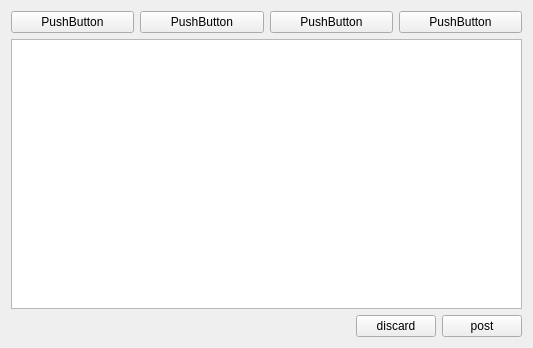
<?xml version="1.0" encoding="UTF-8"?>
<ui version="4.0">
 <class>postWindow</class>
 <widget class="QWidget" name="postWindow">
  <property name="geometry">
   <rect>
    <x>0</x>
    <y>0</y>
    <width>533</width>
    <height>348</height>
   </rect>
  </property>
  <property name="windowTitle">
   <string>Form</string>
  </property>
  <layout class="QVBoxLayout" name="verticalLayout">
   <item>
    <widget class="QWidget" name="styleBar" native="true">
     <layout class="QHBoxLayout" name="horizontalLayout_2">
      <property name="leftMargin">
       <number>0</number>
      </property>
      <property name="topMargin">
       <number>0</number>
      </property>
      <property name="rightMargin">
       <number>0</number>
      </property>
      <property name="bottomMargin">
       <number>0</number>
      </property>
      <item>
       <widget class="QPushButton" name="pushButton_6">
        <property name="text">
         <string>PushButton</string>
        </property>
       </widget>
      </item>
      <item>
       <widget class="QPushButton" name="pushButton_3">
        <property name="text">
         <string>PushButton</string>
        </property>
       </widget>
      </item>
      <item>
       <widget class="QPushButton" name="pushButton_4">
        <property name="text">
         <string>PushButton</string>
        </property>
       </widget>
      </item>
      <item>
       <widget class="QPushButton" name="pushButton_5">
        <property name="text">
         <string>PushButton</string>
        </property>
       </widget>
      </item>
     </layout>
    </widget>
   </item>
   <item>
    <widget class="QTextEdit" name="textEdit"/>
   </item>
   <item>
    <layout class="QHBoxLayout" name="horizontalLayout">
     <item>
      <spacer name="horizontalSpacer">
       <property name="orientation">
        <enum>Qt::Horizontal</enum>
       </property>
       <property name="sizeHint" stdset="0">
        <size>
         <width>40</width>
         <height>20</height>
        </size>
       </property>
      </spacer>
     </item>
     <item>
      <widget class="QPushButton" name="discardButton">
       <property name="text">
        <string>discard</string>
       </property>
      </widget>
     </item>
     <item>
      <widget class="QPushButton" name="postButton">
       <property name="text">
        <string>post</string>
       </property>
      </widget>
     </item>
    </layout>
   </item>
  </layout>
 </widget>
 <resources/>
 <connections/>
</ui>
